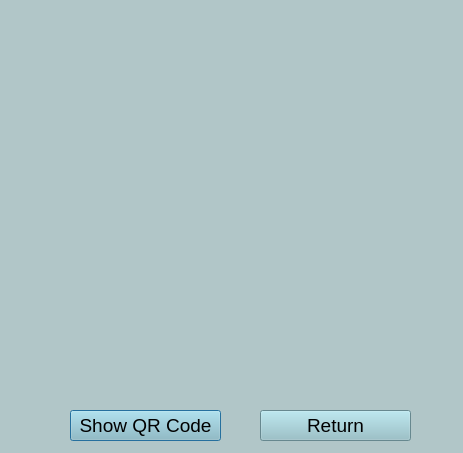
<?xml version="1.0" encoding="UTF-8"?>
<ui version="4.0">
 <class>Dialog</class>
 <widget class="QDialog" name="Dialog">
  <property name="geometry">
   <rect>
    <x>0</x>
    <y>0</y>
    <width>463</width>
    <height>453</height>
   </rect>
  </property>
  <property name="windowTitle">
   <string>Dialog</string>
  </property>
  <property name="styleSheet">
   <string notr="true"> background-color:rgb(177,198,200);</string>
  </property>
  <widget class="QLabel" name="qrPhoto">
   <property name="geometry">
    <rect>
     <x>50</x>
     <y>30</y>
     <width>370</width>
     <height>370</height>
    </rect>
   </property>
   <property name="text">
    <string/>
   </property>
   <property name="scaledContents">
    <bool>true</bool>
   </property>
  </widget>
  <widget class="QPushButton" name="qrPhotoButton">
   <property name="geometry">
    <rect>
     <x>70</x>
     <y>410</y>
     <width>151</width>
     <height>31</height>
    </rect>
   </property>
   <property name="styleSheet">
    <string notr="true">background-color:rgb(144, 191, 200); font-size:14pt;</string>
   </property>
   <property name="text">
    <string>Show QR Code</string>
   </property>
  </widget>
  <widget class="QPushButton" name="returnButton">
   <property name="geometry">
    <rect>
     <x>260</x>
     <y>410</y>
     <width>151</width>
     <height>31</height>
    </rect>
   </property>
   <property name="styleSheet">
    <string notr="true">background-color:rgb(144, 191, 200); font-size:14pt;</string>
   </property>
   <property name="text">
    <string>Return</string>
   </property>
  </widget>
 </widget>
 <resources>
  <include location="QR Code/qrphoto.qrc"/>
 </resources>
 <connections/>
</ui>
